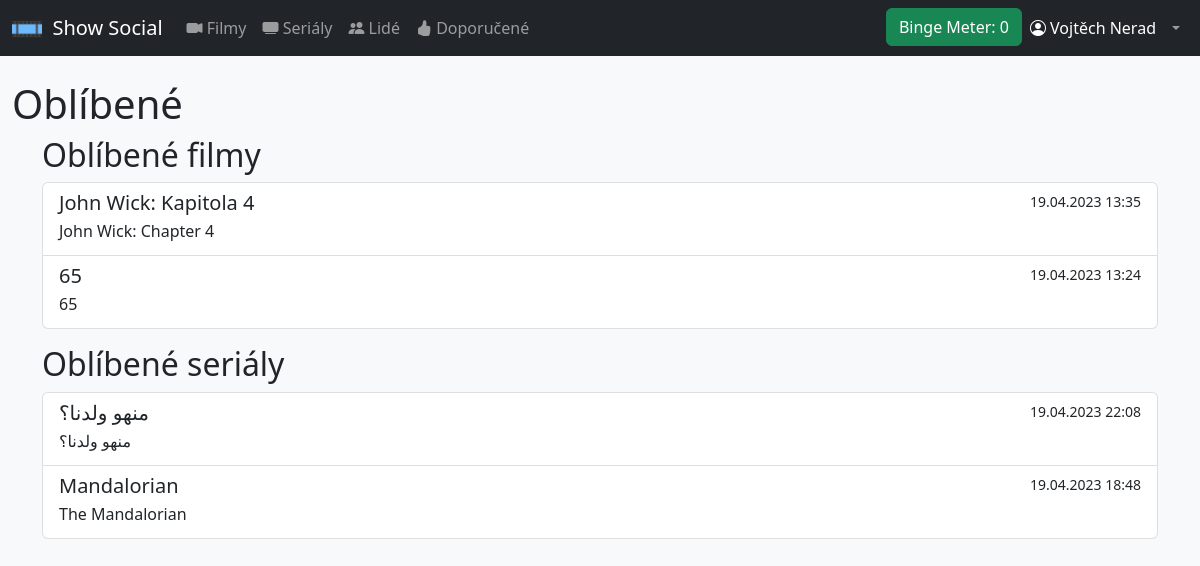
The app's page /favorites.php (signed in), older data.
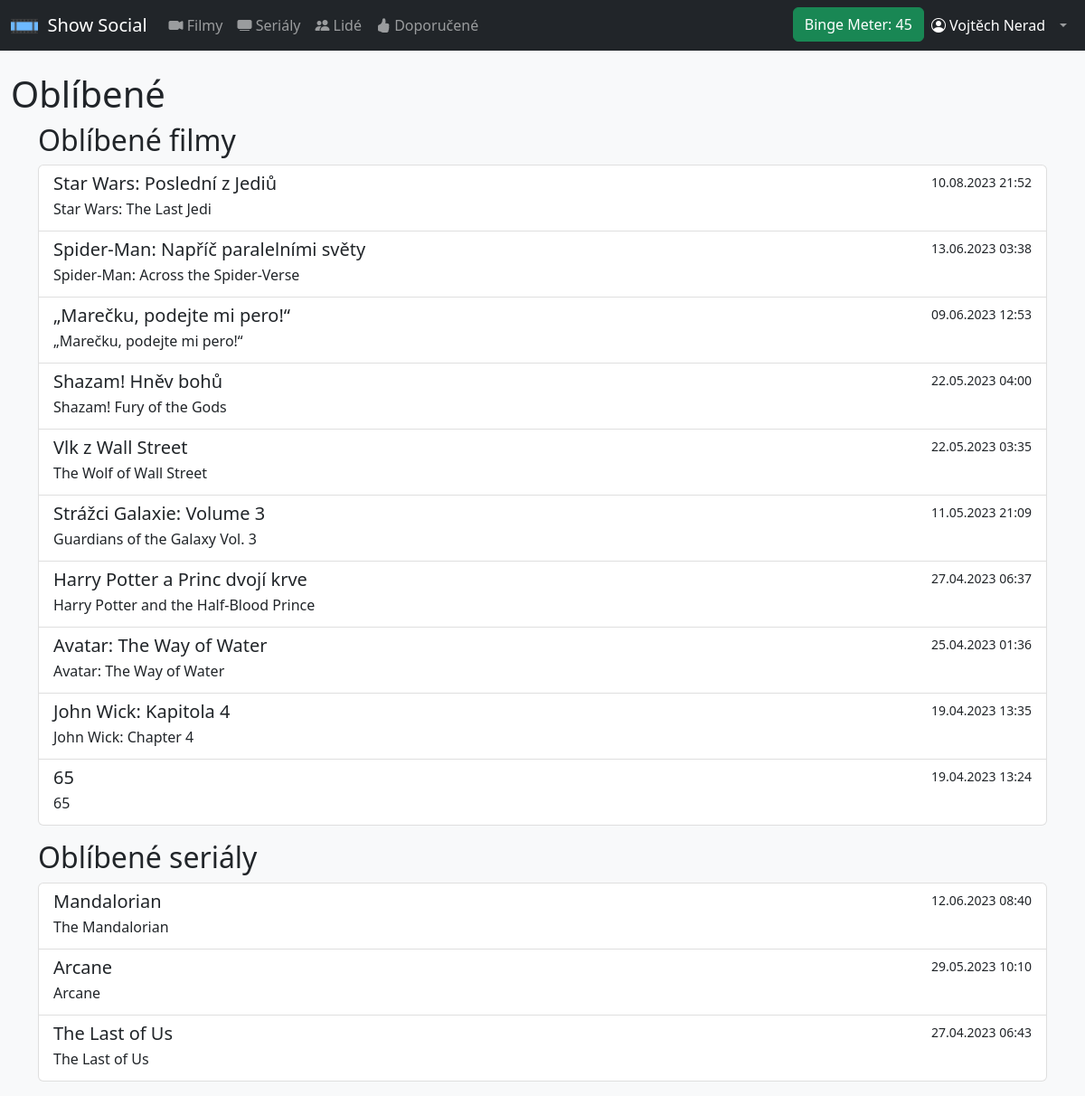
The same page, newer data.
### tables this page shows
CREATE TABLE `favorite_movies` (
  `user_id` int(11) NOT NULL,
  `movie_id` int(11) NOT NULL,
  `timestamp` timestamp NOT NULL DEFAULT current_timestamp()
);

CREATE TABLE `movies` (
  `movie_id` int(11) NOT NULL,
  `title` varchar(100) NOT NULL,
  `original_title` varchar(100) NOT NULL,
  `overview` varchar(1000) NOT NULL,
  `poster_path` varchar(50) NOT NULL,
  `release_date` date NOT NULL,
  `runtime` smallint(6) NOT NULL
);

CREATE TABLE `favorite_tv_shows` (
  `user_id` int(11) NOT NULL,
  `show_id` bigint(20) NOT NULL,
  `timestamp` timestamp NOT NULL DEFAULT current_timestamp()
);

CREATE TABLE `tv_shows` (
  `id` bigint(20) NOT NULL,
  `name` varchar(255) NOT NULL,
  `original_name` varchar(255) NOT NULL,
  `poster_path` varchar(255) NOT NULL
);

### classes/dbh.class.php (called while the page is built)
<?php
class Dbh {
    private $host = "db.dw175.webglobe.com";
    private $username = "showsocialuser";
    private $password = "Ayylmao1337";
    private $dbname = "show_social";
    public function connect() {
        $dsn = 'mysql:host=' .  $this->host .';dbname=' . $this->dbname;
        $pdo = new PDO($dsn, $this->username, $this->password);
        $pdo->setAttribute(PDO::ATTR_DEFAULT_FETCH_MODE, PDO::FETCH_ASSOC);
        return $pdo;
    }
}

### classes/User.class.php (called while the page is built, shortened)
<?php
require_once $_SERVER['DOCUMENT_ROOT'].'/classes/dbh.class.php';
class User extends Dbh {
    private $id;
    function __construct($userId) {
        $this->id = $userId;
    }
    function getWatchtimePerLastDay() {
        $showSql = '
            SELECT SUM(tv_show_episodes.runtime) as runtime
            FROM seen_episodes
            LEFT JOIN tv_show_episodes
            ON seen_episodes.id = tv_show_episodes.id
            WHERE seen_episodes.timestamp >= NOW() - INTERVAL 1 DAY AND user_id = (:user_id);
        ';
        $showsStatement = $this->connect()->prepare($showSql);
        $showsStatement->execute([
            ":user_id" => $this->id
        ]);
        $showsWatchtime = $showsStatement->fetch();
        $moviesSql = '
            SELECT SUM(movies.runtime) as runtime
            FROM seen_movies
            LEFT JOIN movies
            ON seen_movies.movie_id = movies.movie_id
            WHERE seen_movies.timestamp >= NOW() - INTERVAL 1 DAY AND user_id = (:user_id);
        ';
        $moviesStatement = $this->connect()->prepare($moviesSql);
        $moviesStatement->execute([
            ":user_id" => $this->id
        ]);
        $moviesWatchtime = $moviesStatement->fetch();
        $totalWatchtime = new stdClass();
        $totalWatchtime->watchtime = 0;
        if ($moviesWatchtime['runtime']) {
            $totalWatchtime->watchtime = $totalWatchtime->watchtime + $moviesWatchtime['runtime'];
        }
        $limitSql = '
            SELECT watch_limit
            FROM users
            WHERE id = (:user_id)
            LIMIT 1;
        ';
        $limitStatement = $this->connect()->prepare($limitSql);
        $limitStatement->execute([
            ':user_id' => $this->id
        ]);
        $watchtimeLimit = $limitStatement->fetch();
        $totalWatchtime->watchtimeLimit = $watchtimeLimit['watch_limit'];
        $totalWatchtime->watchtimePercentage = round((($totalWatchtime->watchtime/$totalWatchtime->watchtimeLimit) * 100), 1);
        return $totalWatchtime;
    }
    function favoriteMovies() {
        $favoriteMoviesStatement = $this->connect()->prepare('
            SELECT movies.movie_id, movies.title, movies.original_title, movies.poster_path, favorite_movies.timestamp
            FROM favorite_movies
            LEFT JOIN movies
            ON favorite_movies.movie_id = movies.movie_id
            WHERE user_id = (:user_id)
            ORDER BY favorite_movies.timestamp DESC;
        ');
        $favoriteMoviesStatement->execute([
            ':user_id' => $this->id
        ]);
        $favoriteMoviesData = $favoriteMoviesStatement->fetchAll();
        return $favoriteMoviesData;
    }
    function favoriteTvShows() {
        $favoriteTvShowsStatement = $this->connect()->prepare('
            SELECT tv_shows.id as show_id, tv_shows.name, tv_shows.original_name, tv_shows.poster_path, favorite_tv_shows.timestamp
            FROM favorite_tv_shows
            LEFT JOIN tv_shows
            ON favorite_tv_shows.show_id = tv_shows.id
            WHERE user_id = (:user_id)
            ORDER BY favorite_tv_shows.timestamp DESC;
        ');
        $favoriteTvShowsStatement->execute([
            ':user_id' => $this->id
        ]);
        $favoriteTvShowsData = $favoriteTvShowsStatement->fetchAll();
        return $favoriteTvShowsData;
    }
}

### favorites.php (the view, shortened to what this page needs)
<?php
require_once $_SERVER['DOCUMENT_ROOT'].'/classes/User.class.php';
$active_page = 'profile';
include 'includes/header.inc.php';
echo '<h1>Oblíbené</h1>';
$user = new User($_SESSION['user_id']);
$bookmarkedMovies = $user->favoriteMovies();
echo '<div class="container-sm mb-3">';
echo '<h2>Oblíbené filmy</h2>';
echo '<div class="list-group">';
if ($bookmarkedMovies) {
    foreach ($bookmarkedMovies as $bookmarkedMovie) {
        echo '<a href="./movie.php?id=' . $bookmarkedMovie['movie_id'] . '" class="list-group-item list-group-item-action">';
        echo '<div class="d-flex w-100 justify-content-between">';
        echo '<h5 class="mb-1">' . $bookmarkedMovie['title'] . '</h5>';
        $bookmarkedTime = date_create($bookmarkedMovie['timestamp']);
        echo '<small>' . date_format($bookmarkedTime, 'd.m.Y H:i') . '</small>';
        echo '</div>';
        echo '<p class="mb-1">' . htmlspecialchars($bookmarkedMovie['original_title']) . '</p>';
        echo '</a>';
    }
} else {
    echo '<div class="list-group-item">Nemáte žádné založené filmy.</div>';
}
echo '</div>';
echo '</div>';
$bookmarkedTvShows = $user->favoriteTvShows();
echo '<div class="container-sm mb-3">';
echo '<h2>Oblíbené seriály</h2>';
echo '<div class="list-group">';
if ($bookmarkedTvShows) {
    foreach ($bookmarkedTvShows as $bookmarkedTvShow) {
        echo '<a href="./show.php?id=' . $bookmarkedTvShow['show_id'] . '" class="list-group-item list-group-item-action">';
        echo '<div class="d-flex w-100 justify-content-between">';
        echo '<h5 class="mb-1">' . $bookmarkedTvShow['name'] . '</h5>';
        $bookmarkedTime = date_create($bookmarkedTvShow['timestamp']);
        echo '<small>' . date_format($bookmarkedTime, 'd.m.Y H:i') . '</small>';
        echo '</div>';
        echo '<p class="mb-1">' . htmlspecialchars($bookmarkedTvShow['original_name']) . '</p>';
        echo '</a>';
    }
} else {
    echo '<div class="list-group-item">Nemáte žádné založené seriály.</div>';
}
echo '</div>';
echo '</div>';
include 'includes/footer.inc.php';
?>

### includes/header.inc.php (shortened to what this page needs)
<?php
require_once 'user.inc.php';
?>
<!DOCTYPE html>
<html lang="cs">
<head>
    <link rel="stylesheet" type="text/css" href="styles/bootstrap.min.css">
    <link rel="stylesheet" type="text/css" href="styles/style.css">
    <link rel="stylesheet" type="text/css" href="../styles/toastify.css">
    <link rel="stylesheet" href="https://cdn.jsdelivr.net/npm/bootstrap-icons@1.9.1/font/bootstrap-icons.css">
</head>
<body class="bg-light">
<?php
    include 'navbar.inc.php';
?>
<div class="container-fluid">

### includes/navbar.inc.php (shortened to what this page needs)
<?php
    require_once $_SERVER['DOCUMENT_ROOT'].'/classes/User.class.php';
    $active_link_classes = 'class="nav-link active" aria-current="page"';
    $nonactive_link_classes = 'class="nav-link"';
    if (isset($_SESSION['user_id'])) {
        $userDataStatement = $db->prepare('
            SELECT watch_limit
            FROM users
            WHERE id = (:id)
            LIMIT 1;
        ');
        $userDataStatement->execute(array(':id' => $_SESSION['user_id']));
        $userData = $userDataStatement->fetch();
        $user = new User($_SESSION['user_id']);
    }
?>
<nav class="navbar sticky-top navbar-expand-lg navbar-dark bg-dark mb-4">
    <div class="container-fluid">
        <a class="navbar-brand" href="../index.php">
            <img src="/assets/favicon/android-chrome-512x512.png" alt="Logo" width="30" height="24" class="d-inline-block align-text-bottom">
            &nbsp;Show Social
        </a>
        <div class="collapse navbar-collapse" id="navbarSupportedContent">
            <ul class="navbar-nav me-auto mb-2 mb-lg-0">
                <li class="nav-item">
                    <a <?php echo(($active_page == 'movie') ? $active_link_classes : $nonactive_link_classes); ?> href="movies.php"><i class="bi bi-camera-video-fill"></i> Filmy</a>
                </li>
                <li class="nav-item">
                    <a <?php echo(($active_page == 'shows') ? $active_link_classes : $nonactive_link_classes); ?> href="shows.php"><i class="bi bi-tv-fill"></i> Seriály</a>
                </li>
                <li class="nav-item">
                    <a <?php echo(($active_page == 'people') ? $active_link_classes : $nonactive_link_classes); ?> href="users.php"><i class="bi bi-people-fill"></i> Lidé
                    </a>
                </li>
                <?php
                if (isset($_SESSION['user_id'])) {
                    echo '<li class="nav-item">';
                    echo '<a ' . (($active_page == 'recommendations') ? $active_link_classes : $nonactive_link_classes) . ' href="../recommendations.php"><i class="bi bi-hand-thumbs-up-fill"></i> Doporučené</a>';
                    echo '</li>';
                    }
                ?>
            </ul>
            <ul class="navbar-nav ms-auto mb-2 mb-lg-0">
                <li class="nav-item">
                    <?php
                    if (isset($_SESSION['user_id'])) {
                        $watchtimeObject = $user->getWatchtimePerLastDay();
                        $seenMinutesInTotal = $watchtimeObject->watchtime;
                        $bingeMeterClass = ($seenMinutesInTotal > $userData['watch_limit']) ? 'btn-danger' : 'btn-success';
                        $seenPercentage = round((($seenMinutesInTotal/$userData['watch_limit']) * 100), 1);
                        if ($seenPercentage < 80) {
                            $bingeMeterClass = 'success';
                        } elseif ($seenPercentage < 100) {
                            $bingeMeterClass = 'warning';
                        } else {
                            $bingeMeterClass = 'danger';
                        }
                        echo '<a href="../bingemeter.php" id="binge-meter-button" class="btn btn-' . $bingeMeterClass . '">';
                        echo 'Binge Meter: ' . $seenPercentage;
                        echo '</a>';
                    }
                    ?>
                </li>
                <li class="nav-item">
                    <?php
                    if (isset($_SESSION['user_id'])) {
                        echo '<a ' . (($active_page == 'profile') ? $active_link_classes : $nonactive_link_classes) . ' href="../profile.php"><i class="bi bi-person-circle"></i> ' . $_SESSION['first_name'] . ' ' . $_SESSION['last_name'] . '</a>';
                    } else {
                        echo '<a ' . (($active_page == 'login') ? $active_link_classes : $nonactive_link_classes) . ' href="../signin.php"><i class="bi bi-person-circle"></i> Přihlášení</a>';
                    }
                    ?>
                </li>
                <?php
                if (isset($_SESSION['user_id'])) {
                    echo '<li class="nav-item dropdown">';
                    echo '<a class="nav-link dropdown-toggle" href="#" role="button" data-bs-toggle="dropdown" aria-expanded="false"></a>';
                    echo '</li>';
                }
                ?>
            </ul>
        </div>
    </div>
</nav>

### includes/footer.inc.php (shortened to what this page needs)
</div>
</body>
</html>

Row changes from the older to the newer data that the page shows:
removed favorite_tv_shows: tv_shows.name "منهو ولدنا؟", timestamp "19.04.2023 22:08", tv_shows.original_name "منهو ولدنا؟"
added favorite_movies: movie.title "Star Wars: Poslední z Jediů", timestamp "10.08.2023 21:52", movie.original_title "Star Wars: The Last Jedi"
added favorite_movies: movie.title "Spider-Man: Napříč paralelními světy", timestamp "13.06.2023 03:38", movie.original_title "Spider-Man: Across the Spider-Verse"
added favorite_movies: movie.title "„Marečku, podejte mi pero!“", timestamp "09.06.2023 12:53", movie.original_title "„Marečku, podejte mi pero!“"
added favorite_movies: movie.title "Shazam! Hněv bohů", timestamp "22.05.2023 04:00", movie.original_title "Shazam! Fury of the Gods"
added favorite_movies: movie.title "Vlk z Wall Street", timestamp "22.05.2023 03:35", movie.original_title "The Wolf of Wall Street"
added favorite_movies: movie.title "Strážci Galaxie: Volume 3", timestamp "11.05.2023 21:09", movie.original_title "Guardians of the Galaxy Vol. 3"
added favorite_movies: movie.title "Harry Potter a Princ dvojí krve", timestamp "27.04.2023 06:37", movie.original_title "Harry Potter and the Half-Blood Prince"
added favorite_movies: movie.title "Avatar: The Way of Water", timestamp "25.04.2023 01:36", movie.original_title "Avatar: The Way of Water"
changed favorite_tv_shows "Mandalorian": timestamp "19.04.2023 18:48" → "12.06.2023 08:40"
added favorite_tv_shows: tv_shows.name "Arcane", timestamp "29.05.2023 10:10", tv_shows.original_name "Arcane"
added favorite_tv_shows: tv_shows.name "The Last of Us", timestamp "27.04.2023 06:43", tv_shows.original_name "The Last of Us"
Text that changed along with them:
$seenPercentage: "0" → "45"
